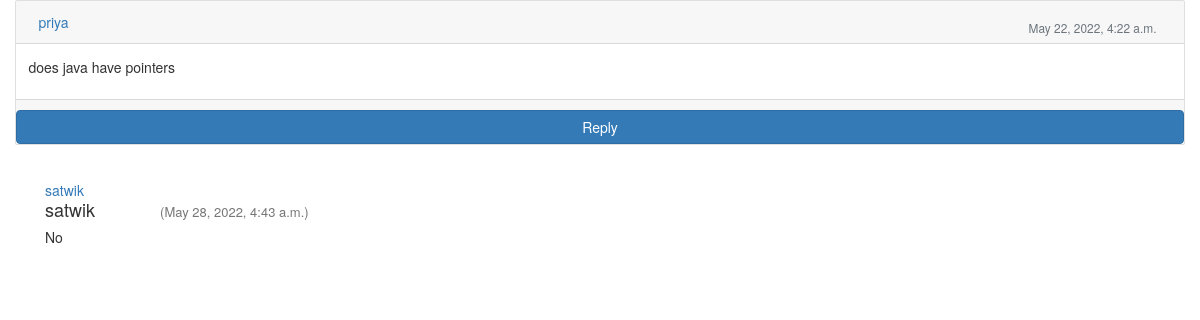
Screenshot of /replyforumview/41 (signed in) with the database file from the repository.
### accounts/models.py (models this page shows, shortened)
class Post(models.Model):
    user1 = models.ForeignKey(User, on_delete=models.CASCADE, default=1)
    post_content = models.CharField(max_length=5000)
    post_id = models.AutoField
    timestamp= models.DateTimeField(default=now)

class Replie(models.Model):
    user = models.ForeignKey(User, on_delete=models.CASCADE, default=1)
    reply_content = models.CharField(max_length=5000)
    post = models.ForeignKey(Post, on_delete=models.CASCADE, default='')
    timestamp= models.DateTimeField(default=now)

### accounts/views.py (the view, shortened to what this page needs)
# urls.py: path('replyforumview/<int:myid>' ,views.replyforum,name="replyforumview"),
def replyforum(request,myid):
    if request.user.is_authenticated:
        post = Post.objects.filter(id=myid).first()
        replies = Replie.objects.filter(post=post)
        return render(request, "accounts/replyforum.html", {'post':post, 'replies':replies})
    else:
        return redirect('login')

### accounts/templates/accounts/replyforum.html (shortened to what this page needs)
<!DOCTYPE html>
<html>
<head>
  <link rel="stylesheet" href="https://maxcdn.bootstrapcdn.com/bootstrap/3.4.1/css/bootstrap.min.css">
  <link rel="stylesheet" href="https://cdn.jsdelivr.net/npm/bootstrap@4.6.1/dist/css/bootstrap.min.css">
  <link rel="stylesheet" href="https://maxcdn.bootstrapcdn.com/bootstrap/3.4.1/css/bootstrap.min.css">
  <link rel="stylesheet" href="https://use.fontawesome.com/releases/v5.8.2/css/all.css"
>
</head>
<body>
  <div class="container-fluid mt-10">
    <div class="row">
      <div class="col-md-12">
        <div class="card mb-4">
          <div class="card-header">
            <div class="media flex-wrap w-100 align-items-center">
              <div class="media-body ml-3"> <a href="/replyforumview/{{post.id}}" data-abc="true">{{post.user1}}</a>
              </div>
              <div class="text-muted small ml-3">
                <div class="px-4 pt-3">{{post.timestamp}} </div>
              </div>
            </div>
          </div>
          <div class="card-body">
            <p>{{post.post_content}}</p>
          </div>
          <div class="card-footer d-flex flex-wrap justify-content-between align-items-center px-0 pt-0 pb-3">
          </div>
          <button class="btn btn-primary btn-primary" data-target="#reply" data-toggle="modal"
            role="button">Reply</button>
        </div>
      </div>
    </div>
  </div>
  {% for reply in replies %}
  <br>
  <div class="container">
    <div class="media">
      <div class="media-body">
        <a href="/replyforumview/{{post.id}}" data-abc="true">{{reply.user}}</a>
        <h4 class="mt-0">{{reply.user}} &nbsp; &nbsp; &nbsp; &nbsp; &nbsp; &nbsp; <span><small
              style="font-size: 13px;">({{reply.timestamp}})</small></span></h4>
        <h5>{{reply.reply_content}}</h5>
      </div>
    </div>
  </div>
  {% endfor %}
</body>
</html>

### rows the page displays
Post: user1 "priya", timestamp "May 22, 2022, 4:22 a.m.", post_content "does java have pointers"
Replie: user "satwik", timestamp "May 28, 2022, 4:43 a.m.", reply_content "No"
